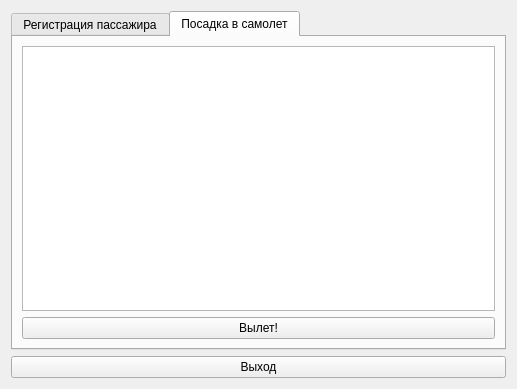
<?xml version="1.0" encoding="UTF-8"?>
<ui version="4.0">
 <class>StaffMenu</class>
 <widget class="QDialog" name="StaffMenu">
  <property name="geometry">
   <rect>
    <x>0</x>
    <y>0</y>
    <width>517</width>
    <height>389</height>
   </rect>
  </property>
  <property name="windowTitle">
   <string>Dialog</string>
  </property>
  <layout class="QGridLayout" name="gridLayout">
   <item row="0" column="0">
    <widget class="QTabWidget" name="tabWidget">
     <property name="currentIndex">
      <number>1</number>
     </property>
     <widget class="QWidget" name="tab">
      <attribute name="title">
       <string>Регистрация пассажира</string>
      </attribute>
      <layout class="QGridLayout" name="gridLayout_2">
       <item row="0" column="0">
        <widget class="QTableView" name="tableView_registr"/>
       </item>
       <item row="1" column="0">
        <widget class="QPushButton" name="pushButton_reg_confirm">
         <property name="text">
          <string>Подтвердить регистрацию</string>
         </property>
        </widget>
       </item>
      </layout>
     </widget>
     <widget class="QWidget" name="tab_2">
      <attribute name="title">
       <string>Посадка в самолет</string>
      </attribute>
      <layout class="QGridLayout" name="gridLayout_3">
       <item row="0" column="0">
        <widget class="QTableView" name="tableView_fly"/>
       </item>
       <item row="1" column="0">
        <widget class="QPushButton" name="pushButton_fly_confirm">
         <property name="text">
          <string>Вылет!</string>
         </property>
        </widget>
       </item>
      </layout>
     </widget>
    </widget>
   </item>
   <item row="1" column="0">
    <widget class="QPushButton" name="pushButton__exit">
     <property name="text">
      <string>Выход</string>
     </property>
    </widget>
   </item>
  </layout>
 </widget>
 <resources/>
 <connections/>
</ui>
